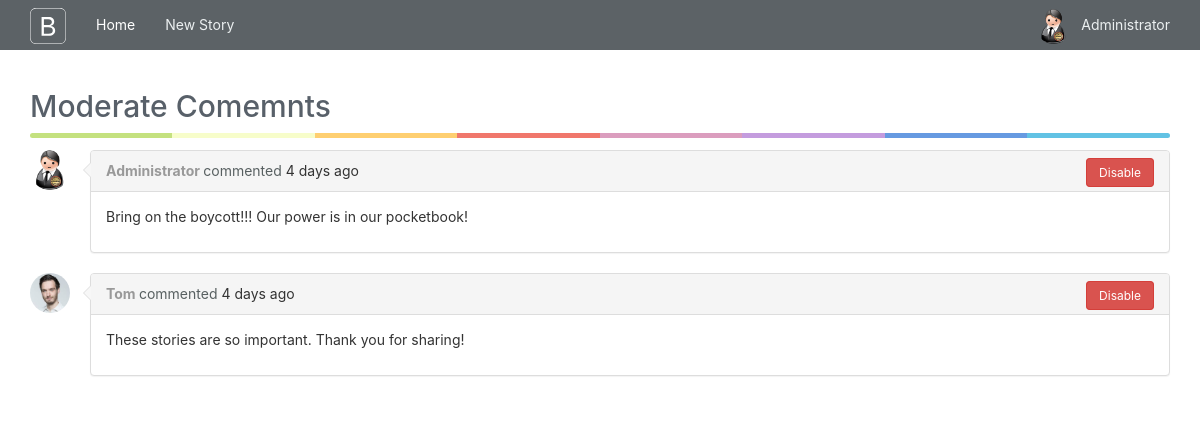
The app's page /moderate-comments (signed in), older data.
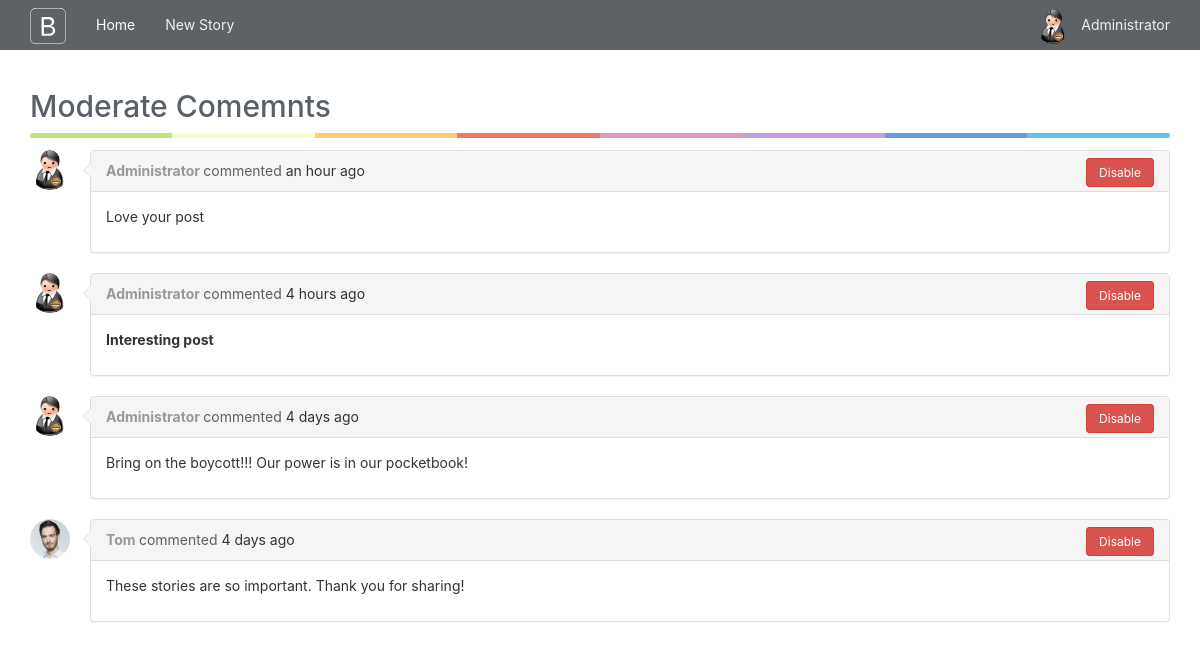
The same page, newer data.
### app/models.py (models this page shows, shortened)
class User(UserMixin, db.Model):
    __tablename__="users"
    id = db.Column(db.Integer, primary_key=True)
    email = db.Column(db.String(64), unique=True, index=True)
    username = db.Column(db.String(64),unique=True, index=True)
    location = db.Column(db.String(64))
    about_me = db.Column(db.Text())
    member_since = db.Column(db.DateTime(),default=datetime.utcnow)
    last_seen = db.Column(db.DateTime(),default=datetime.utcnow)
    password_hash = db.Column(db.String(128))
    confirmed= db.Column(db.Boolean, default=False)
    image_filename = db.Column(db.String, default="user/default.png", nullable=True)
    image_url = db.Column(db.String, nullable=True)
    role_id = db.Column(db.Integer, db.ForeignKey("roles.id"))
    posts = db.relationship("Post", backref="author", lazy="dynamic")
    comments = db.relationship("Comment", backref="author", lazy="dynamic")
    followed = db.relationship('Follow',
                               foreign_keys=[Follow.follower_id],
                               backref=db.backref('follower', lazy='joined'),
                               lazy='dynamic',
                               cascade='all, delete-orphan')
    followers = db.relationship('Follow',
                                foreign_keys=[Follow.followed_id],
                                backref=db.backref('followed', lazy='joined'),
                                lazy='dynamic',
                                cascade='all, delete-orphan')
    @property
    def password(self):
        raise AttributeError("Password is not a readable attribute")
    def ping(self):
        self.last_seen = datetime.utcnow()
        db.session.add(self)
    def can(self, permissions):
        return self.role is not None and (self.role.permissions & permissions) == permissions

class Comment(db.Model):
    __tablename__ = "comments"
    id = db.Column(db.Integer, primary_key=True)
    body = db.Column(db.Text)
    body_html = db.Column(db.Text)
    timestamp = db.Column(db.DateTime, index=True, default=datetime.utcnow)
    disable = db.Column(db.Boolean,default=False)
    author_id = db.Column(db.Integer, db.ForeignKey("users.id"))
    post_id = db.Column(db.Integer, db.ForeignKey("posts.id"))

### app/main/views.py (the view)
@main.route("/moderate-comments", methods=["GET","POST"])
@permission_required(Permission.MODERATE_COMMENTS)
@login_required
def moderate_comments():
    page = request.args.get('page', 1, type=int)
    pagination = Comment.query.order_by(Comment.timestamp.desc()).paginate(page, per_page=current_app.config['FLASKY_POSTS_PER_PAGE'], error_out=False)
    comments = pagination.items
    return render_template('comments.html', pagination=pagination,comments=comments)

### app/auth/views.py (called while the page is built)
@auth.before_app_request
def before_request():
    if current_user.is_authenticated:
        current_user.ping()
        if not current_user.confirmed \
            and request.endpoint \
            and request.endpoint[:5] != 'auth.' \
            and request.endpoint != 'static':
            return redirect(url_for('auth.unconfirmed'))

### app/main/__init__.py (called while the page is built)
@main.app_context_processor
def inject_permissions():
    return dict(Permission=Permission)

### app/models.py (called while the page is built)
@login_manager.user_loader
def load_user(user_id):
    return User.query.get(int(user_id))

### app/templates/comments.html (shortened to what this page needs)
{% extends "base.html" %}
{% import "_macros.html" as macros with context %}
{% block page_content %}
<div class="post-tabs">
    <h2 id="comments">Moderate Comemnts</h2>
        <div class="colorgraph"></div>
</div>
{% set moderate = True %}
{% include '_comments.html' %}
{% endblock %}

### app/templates/base.html (shortened to what this page needs)
{% extends "bootstrap/base.html" %}
{% block styles %}
    {{super()}}
    <link rel="stylesheet" href="{{url_for('static', filename='css/custom.css')}}">
    <link rel="stylesheet" href="{{url_for('static', filename='css/font-awesome.min.css')}}">
{% endblock %}
{% block head %}
    {{ super() }}
{% endblock %}
{% block navbar %}
<div class="navbar navbar-default navbar-fixed-top" role="navigation">
    <div class="container">
        <div class="navbar-header">
            <a class="navbar-brand" href="/">
            </a>
        </div>
        <div class="navbar-collapse collapse">
            <ul class="nav navbar-nav">
                <li class="active">
                    <a href="/">Home</a>
                </li>
                <li >
                    <a href="{{url_for('main.create_post')}}">New Story</a>
                </li>
            </ul>
            <ul class="nav navbar-nav navbar-right">
                {% if current_user.is_authenticated %}
                <li class="dropdown">
                    <a href="#" class="dropdown-toggle" data-toggle="dropdown">
                        <img  src="{{current_user.image_url }}" style="float: left;height: 35px;width: 35px;border-radius:50%;margin-right: 10px;margin-top: -6px;" >
                        <span>{{current_user.username}}</span>
                    </a>
                </li>
                {% else %}
                    <li> <a href = "{{url_for('auth.login')}}"><i class="fa fa-sign-in" aria-hidden="true"></i> Sign in</a> </li>
                    <li> <a href = "{{url_for('auth.register')}}"><i class="fa fa-user-plus" aria-hidden="true"></i> Sign up</a> </li>
                {% endif %}
            </ul>
        </div>
    </div>
</div>
{% endblock %}
{% block content %}
    <div class="alert container">
    </div>
    <div class="container">
        {% block page_content %}{% endblock %}
    </div>
{% endblock %}

### app/templates/_macros.html (shortened to what this page needs)
{% import "bootstrap/wtf.html" as wtf %}

### app/templates/_comments.html
 <ul class="comments">
        {% for comment in comments %}
            {% if not comment.disable or moderate %}
                <li class="comment">
                    <div class="comment-thumbnail">
                        <a href="{{ url_for('main.user', username=comment.author.username) }}">
                            <img class="comment img-rounded" src="{{ comment.author.image_url }}">
                        </a>
                    </div>
                    <div class="comment panel panel-default">
                        <div class="panel-heading">
                            <strong>
                                <a class="userLink" href="{{ url_for('main.user', username=comment.author.username) }}">{{ comment.author.username }}</a>
                            </strong>
                            <span>commented</span>
                            {{ moment(comment.timestamp).fromNow() }}
                            {% if moderate %}
                            <div class="comment-footer">
                                {% if comment.disable!=True %}
                                   <a class="btn btn-danger" href='{{url_for("main.disable_comment",id=comment.id, page=pagination.page)}}'>Disable</a>
                                {% else %}
                                    <a class="btn btn-primary" href='{{url_for("main.enable_comment",id=comment.id,page=pagination.page)}}'>Enable</a>
                                {% endif %}
                            </div>
                        {% endif %}
                        </div>
                        <div class="panel-body">
                            {% if comment.body_html %}
                                {{ comment.body_html | safe }}
                            {% else %}
                                {{ comment.body }}
                            {% endif %}
                        </div>
                    </div>
                </li>
            {% endif %}
        {% endfor %}
</ul>

### app/static/css/custom.css (style rules this page uses)
html { position: relative; min-height: 100%; }
body { font-family: -apple-system,BlinkMacSystemFont,"Segoe UI","Roboto","Oxygen","Ubuntu","Cantarell","Fira Sans","Droid Sans","PingFang SC","Hiragino Sans GB","Microsoft YaHei","WenQuanYi Micro Hei","Helvetica Neue",sans-serif; padding-top: 70px; margin-bottom: 50px; }
h2 { color:#586069; }
.alert.container { position: fixed; left:0; right:0; }
.colorgraph { height: 5px; border-top: 0; background: #c4e17f; border-radius: 5px; background-image: -webkit-linear-gradient(left, #c4e17f, #c4e17f 12.5%, #f7fdca 12.5%, #f7fdca 25%, #fecf71 25%, #fecf71 37.5%, #f0776c 37.5%, #f0776c 50%, #db9dbe 50%, #db9dbe 62.5%, #c49cde 62.5%, #c49cde 75%, #669ae1 75%, #669ae1 87.5%, #62c2e4 87.5%, #62c2e4); background-image: -moz-linear-gradient(left, #c4e17f, #c4e17f 12.5%, #f7fdca 12.5%, #f7fdca 25%, #fecf71 25%, #fecf71 37.5%, #f0776c 37.5%, #f0776c 50%, #db9dbe 50%, #db9dbe 62.5%, #c49cde 62.5%, #c49cde 75%, #669ae1 75%, #669ae1 87.5%, #62c2e4 87.5%, #62c2e4); background-image: -o-linear-gradient(left, #c4e17f, #c4e17f 12.5%, #f7fdca 12.5%, #f7fdca 25%, #fecf71 25%, #fecf71 37.5%, #f0776c 37.5%, #f0776c 50%, #db9dbe 50%, #db9dbe 62.5%, #c49cde 62.5%, #c49cde 75%, #669ae1 75%, #669ae1 87.5%, #62c2e4 87.5%, #62c2e4); background-image: linear-gradient(to right, #c4e17f, #c4e17f 12.5%, #f7fdca 12.5%, #f7fdca 25%, #fecf71 25%, #fecf71 37.5%, #f0776c 37.5%, #f0776c 50%, #db9dbe 50%, #db9dbe 62.5%, #c49cde 62.5%, #c49cde 75%, #669ae1 75%, #669ae1 87.5%, #62c2e4 87.5%, #62c2e4); }
.navbar { border-radius: 0px; background: rgba(52, 59, 64, 0.8); border:unset; }
.navbar-default .navbar-brand { padding-top:8px; color: white; }
.navbar-default .navbar-nav > li > a { color: #ecf0f1; }
.navbar-default .navbar-nav > .active > a, .navbar-default .navbar-nav > .active > a:hover, .navbar-default .navbar-nav > .active > a:focus { color:white; background-color: unset; }
.navbar-default .navbar-collapse, .navbar-default .navbar-form { border-color: #ecf0f1; }
ul.comments { padding: 0px; margin-top:12px; }
li.comment { list-style-type: none; margin-top:10px; }
li .comment-thumbnail { position: absolute; }
.panel { position:relative; min-height: 60px; }
.panel.comment { margin-left:60px; }
.userLink { color:#999; }
.panel span { color:#586061; }
.panel>.panel-heading:after,.panel>.panel-heading:before { position:absolute; top:11px;left:-16px; right:100%; width:0; height:0; display:block; content:" "; border-color:transparent; border-style:solid solid outset; pointer-events:none; }
.panel>.panel-heading:after { border-width:7px; border-right-color:#f7f7f7; margin-top:1px; margin-left:2px; }
.panel>.panel-heading:before { border-right-color:#ddd; border-width:8px; }
.img-rounded { height: 40px; width: 40px; border-radius: 50%; margin:0 auto; left: 0; }
.comment-footer { float:right; }
.comment-footer .btn { display:inline; font-size:12px; }

Row changes from the older to the newer data that the page shows:
added Comment: author.image_url (picture), author.username "Administrator", timestamp "an hour ago", body_html "Love your post"
added Comment: author.image_url (picture), author.username "Administrator", timestamp "4 hours ago", body_html "Interesting post"
